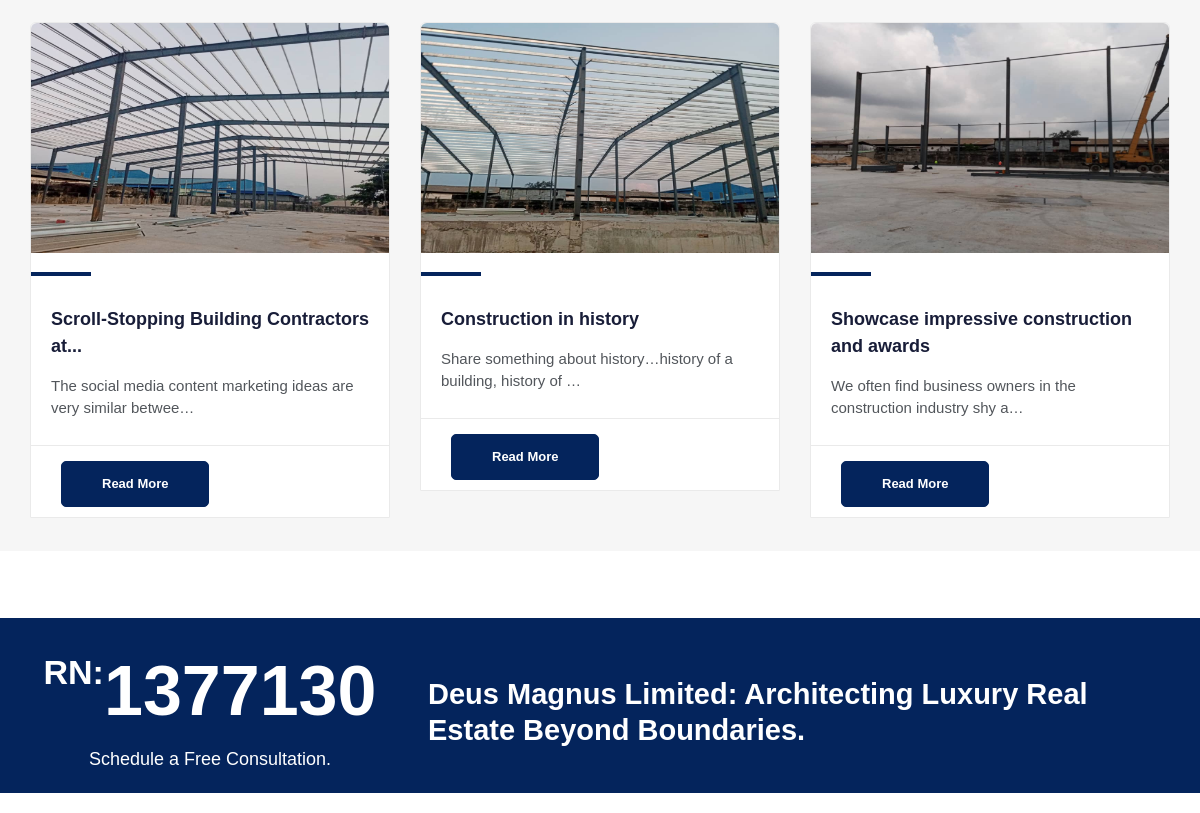
The app's page / (middle part), older data.
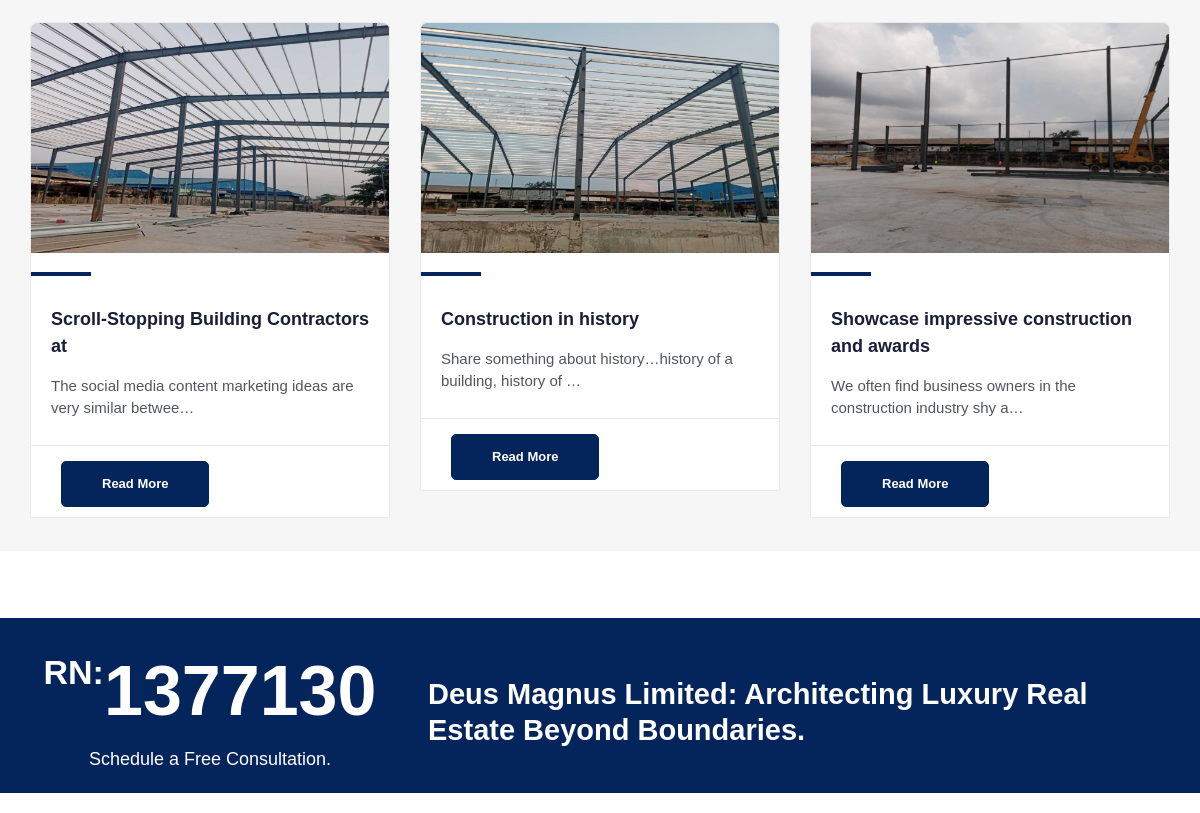
The same page, newer data.
### deus_magnus/models.py (models this page shows, shortened)
class LastDeusMagnusMainPicturePost(models.Model):
    last_deus_magnus_title = models.CharField(max_length=255, blank=True, null=True)
    last_deus_magnus_description = models.TextField()
    last_deus_magnus_slug = models.SlugField (max_length=255,blank=True, null=True)
    last_deus_magnus_image = models.ImageField(upload_to='images2/')
    last_deus_magnus_publish_date = models.DateTimeField (auto_now_add= True)
    last_deus_magnus_author = models.ForeignKey(User, on_delete=models.CASCADE)
    class Meta:
        ordering =['last_deus_magnus_publish_date']

### deus_magnus/views.py (the view)
# urls.py: path('', HomeView.as_view(), name="home"),
class HomeView(ListView):
    model = DeusMagnusMainPost
    template_name = 'deus_magnus/home.html'
    def get_context_data(self, **kwargs):
        context = super().get_context_data(**kwargs)
        context['first_videos'] = Mainvideo.objects.all()
        context['second_constructions'] = SecondDeusMagnusMainPicturePost.objects.all()
        context['last_constructions'] = LastDeusMagnusMainPicturePost.objects.all()
        return context

### templates/deus_magnus/home.html (shortened to what this page needs)
{% extends "base.html" %}
{% load static %}
{% block content%}
<br><br>
<br><br><br>
<br><br><br>
<br><br><br>
<br><br><br>
<br><br>
<br><br>
<section class="section gb">
    <div class="container"><br>
        <div class="row">
            {% for last_construction in last_constructions %}
            <div class="col-lg-4 col-md-12">
                <div class="blog-box">
                    <div class="image-wrap entry">
                        {% if last_construction.last_deus_magnus_image %}
                        <a href="{% url 'last_detail' last_construction.pk %}">
                            <img src="{{ last_construction.last_deus_magnus_image.url }}"height="230px"  class="custom-image"><br><br>
                        </a>
                        {% endif %}
                    </div>
                    <div class="blog-desc">
                        <h4><a href="{% url 'last_detail' last_construction.pk %}">{{ last_construction.last_deus_magnus_title }}</a></h4>
                        <p> {{ last_construction.last_deus_magnus_description |truncatechars:65}}</p>
                    </div>
                    <div class="post-meta">
                        <div class="btn-wrapper">
                            <a href="{% url 'last_detail' last_construction.pk %}" class="btn btn-primary" style="border-radius: 5px;">Read More</a>
                        </div>
                    </div>
                </div>
                <br>
            </div>
            {% endfor %}
        </div>
    </div>
</section><br><br><br>
<section class="section bgcolor1">
    <div class="container">
        <a href="#">
        <div class="row callout">
            <div class="col-md-4 text-center">
                <h3><sup>RN:</sup>1377130</h3>
                <h4>Schedule a Free Consultation.</h4>
            </div>
            <div class="col-md-8">
                <p class="lead">Deus Magnus Limited: Architecting Luxury Real Estate Beyond Boundaries.</p>
            </div>
        </div>
        </a>
    </div>
</section><br>
        {% endblock %}

Row changes from the older to the newer data that the page shows:
changed LastDeusMagnusMainPicturePost "The social media content marketing ideas are very similar betwee…": last_deus_magnus_title "Scroll-Stopping Building Contractors at..." → "Scroll-Stopping Building Contractors at"
